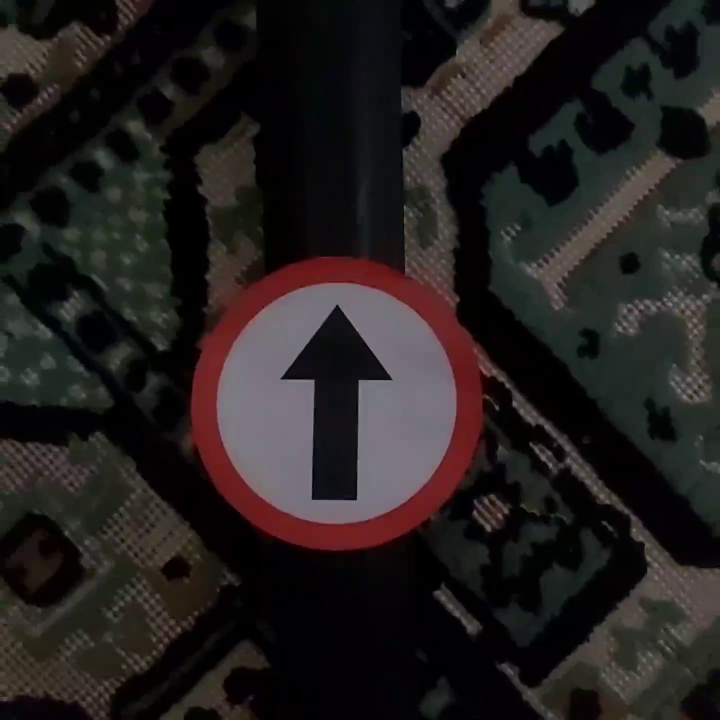
#> input picture frame 8 of Test Video/test1.mp4, 1440 x 1440 px, given in place of turn_left.mp4, which was not available (shown at 1/2 size)
$ python ExtractFrame.py
#> lines starting #> are read from the running program, lines starting #| are printed output that depends on the picture; after the words box and inside, x2 and y2 are one past the last pixel; in counts of white or black regions, pixels touching at a corner belong together; pictures that were not available may be replaced by others from this repository, and a replacement may not be noted
import cv2
import csv
import os

def returnRedness(img):
	yuv = cv2.cvtColor(img,cv2.COLOR_BGR2YUV)
	y, u, v = cv2.split(yuv)
	return v

def threshold(img,T=150):
	_, img = cv2.threshold(img,T,255,cv2.THRESH_BINARY)
	return img

def findContour(img):
	contours, hierarchy = cv2.findContours(img, cv2.RETR_TREE, cv2.CHAIN_APPROX_SIMPLE)
	return contours

def findBiggestContour(contours):
	m = 0
	c = [cv2.contourArea(i) for i in contours]
	return contours[c.index(max(c))]

def boundaryBox(img,contours):
	x, y, w, h = cv2.boundingRect(contours)
	# img = cv2.rectangle(img, (x,y), (x+w,y+h), (0,255,0), 2)
	sign = img[y:(y+h) , x:(x+w)]
	return img, sign

def preprocessingImageToClassifier(image=None,imageSize=28,mu=89.77428691773054,std=70.85156431910688):
	image = cv2.cvtColor(image,cv2.COLOR_RGB2GRAY)
	image = cv2.resize(image,(imageSize,imageSize))
	image = cv2.equalizeHist(image)
	image = image/255
	image = image.reshape(1,imageSize,imageSize,1)
	return image


# Open the video file
cap = cv2.VideoCapture('C:/projects_ai/Traffic-Sign-Recognition/DatasetVideos/turn_left.mp4')

# Check if video opened successfully
if not cap.isOpened():
	print("Error opening video file")

# Specify the directory where the images are saved
image_dir = 'C:/Datasets/ituro_traffic_signs/1/'

# Read until video is completed
frame_count = 0
while(cap.isOpened()):
	# Capture frame-by-frame
	ret, frame = cap.read()
#> frame is the input picture: shape (1440, 1440, 3); mean B, G, R 30.2, 30.9, 35.3
	if ret:
		redness = returnRedness(frame)
#> in returnRedness, `yuv = cv2.cvtColor(img,cv2.COLOR_BGR2YUV)`: yuv: shape (1440, 1440, 3); mean of channels 0, 1, 2 32.1, 127, 130.8
#> in returnRedness, `y, u, v = cv2.split(yuv)`:
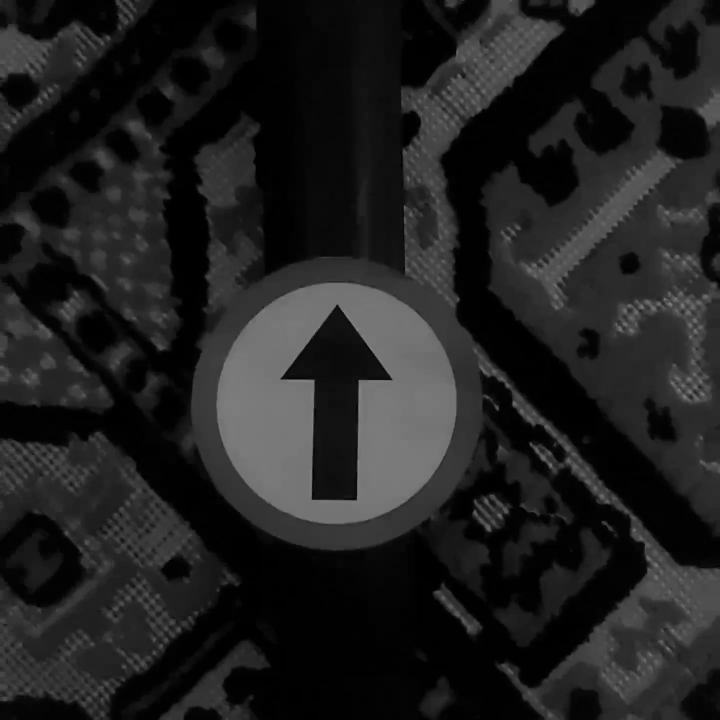
#> y: shape (1440, 1440) (shown at 1/2 size); min 0, max 143, mean 32.1
#> in returnRedness, `y, u, v = cv2.split(yuv)`:
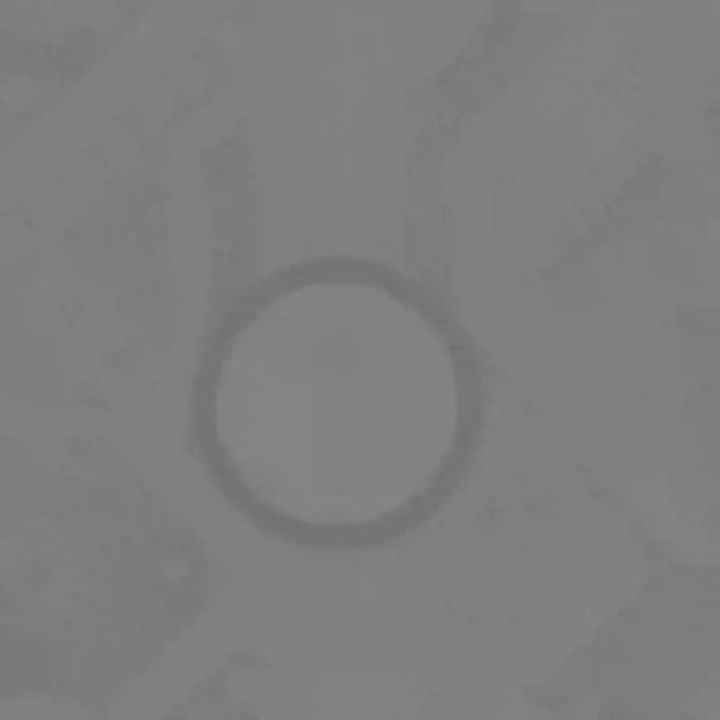
#> u: shape (1440, 1440) (shown at 1/2 size); min 113, max 133, mean 127
#> in returnRedness, `y, u, v = cv2.split(yuv)`:
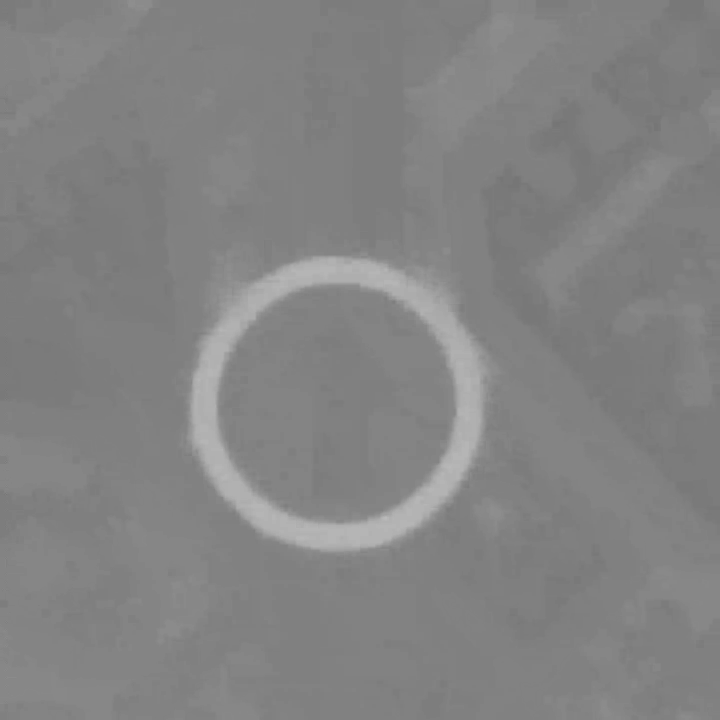
#> v: shape (1440, 1440) (shown at 1/2 size); min 117, max 186, mean 130.8
		thresh = threshold(redness)
#> in threshold, `_, img = cv2.threshold(img,T,255,cv2.THRESH_BINARY)`:
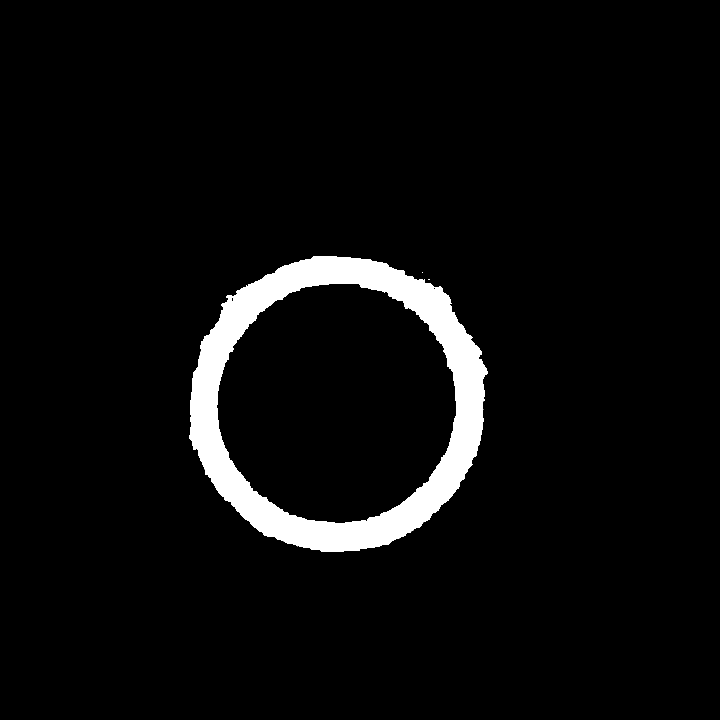
#> img: shape (1440, 1440) (shown at 1/2 size); 4.7% white; 5 white regions (4 under 20 px)
		contours = findContour(thresh)
#> in findContour, `contours, hierarchy = cv2.findContours(img, cv2.RETR_TREE, cv2.CHAIN_A..`: contours = 8 contours, 6 with area under 20; largest, box (x1, y1, x2, y2) and area: (378, 512, 976, 1104) 274827, (433, 567, 913, 1047) 178640
		big = findBiggestContour(contours)
#> in findBiggestContour, `c = [cv2.contourArea(i) for i in contours]`: c = [0, 0, 3, 1, 274827, 19, 7, 178639.5]
#> big = contour of 967 points, box (x1, y1, x2, y2) (378, 512, 976, 1104), area 274827
		if cv2.contourArea(big) > 3000:
			img,sign = boundaryBox(frame,big)
#> in boundaryBox, `x, y, w, h = cv2.boundingRect(contours)`: x = 378; y = 512; w = 598; h = 592
#> in boundaryBox, `sign = img[y:(y+h) , x:(x+w)]`:
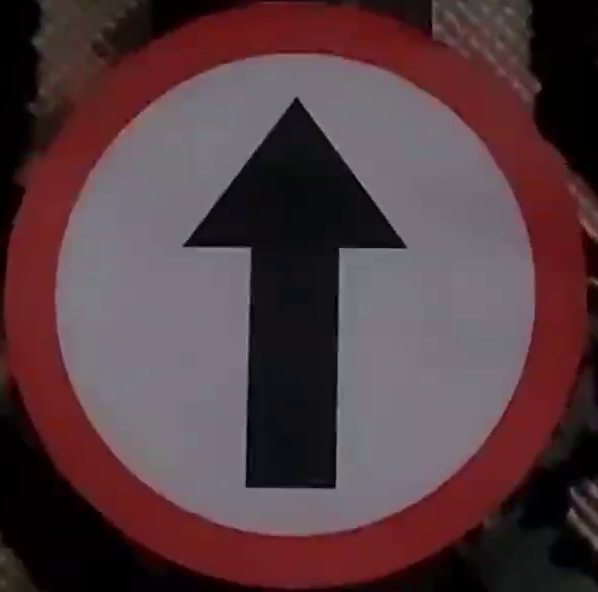
#> sign: shape (592, 598, 3); mean B, G, R 64.4, 59.6, 83.8
			cv2.imwrite(f'{image_dir}frame{frame_count}.png', sign)
			frame_count += 1
	else:
		break

# When everything done, release the video capture object
cap.release()

# Close all the frames
cv2.destroyAllWindows()

# Get a list of all image file names in the directory
image_files = os.listdir(image_dir)

# Open a new CSV file in write mode
with open('image_data.csv', 'w', newline='') as file:
	writer = csv.writer(file)
	# Write the header row
	writer.writerow(["FileName", "Label"])
	# Write a row for each image file
	for image_file in image_files:
		# Use the file name as the label for now
		label = "turn_left"
		writer.writerow([image_file, label])

$ run again, starting later in the video
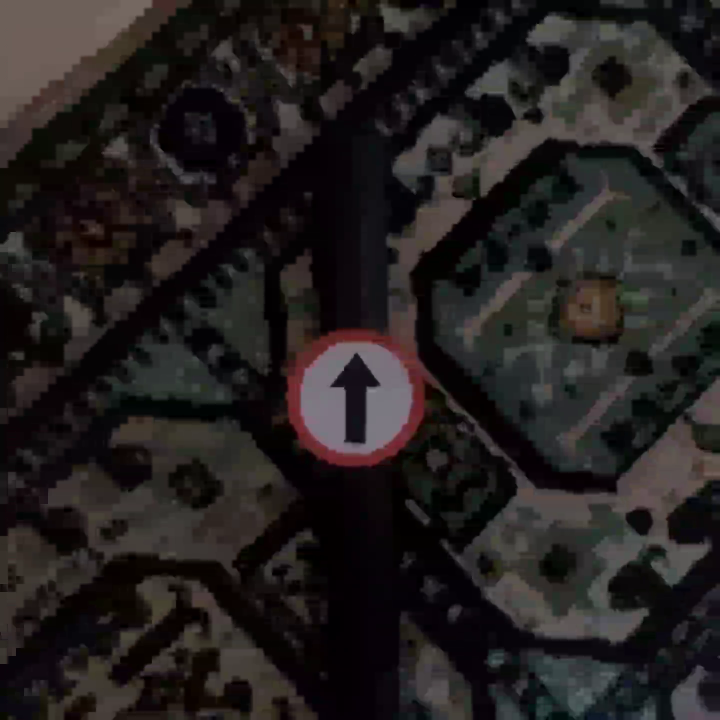
#> input picture frame 67 of Test Video/test1.mp4, 1440 x 1440 px, given in place of turn_left.mp4, which was not available (shown at 1/2 size)
#> frame is the input picture: shape (1440, 1440, 3); mean B, G, R 31.4, 31.8, 35.8
#> yuv: shape (1440, 1440, 3); mean of channels 0, 1, 2 32.9, 127.1, 130.6
#> in threshold, `_, img = cv2.threshold(img,T,255,cv2.THRESH_BINARY)`:
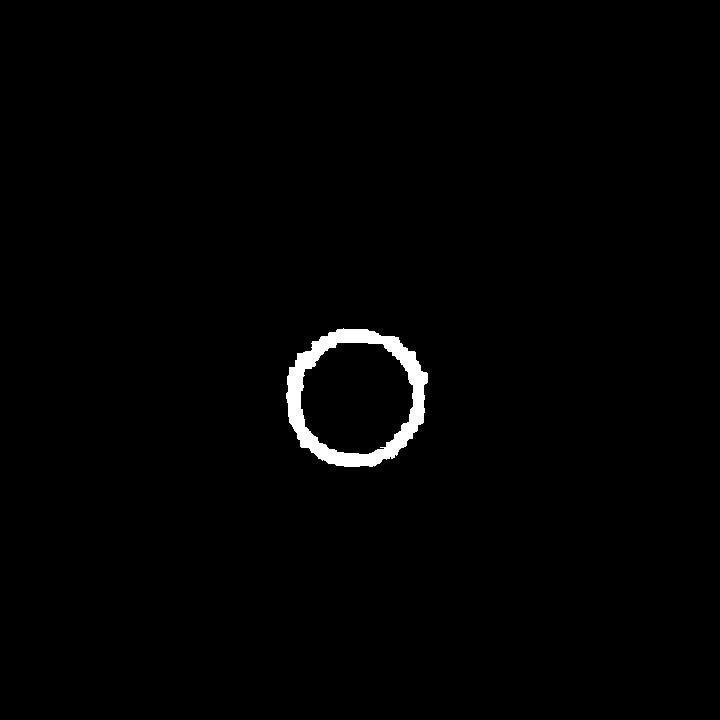
#> img: shape (1440, 1440) (shown at 1/2 size); 1.1% white; 1 white region
#> in findContour, `contours, hierarchy = cv2.findContours(img, cv2.RETR_TREE, cv2.CHAIN_A..`: contours = 2 contours; box (x1, y1, x2, y2) and area: (572, 656, 856, 934) 61241, (601, 685, 827, 909) 39720
#> c = [61241, 39720]
#> big = contour of 354 points, box (x1, y1, x2, y2) (572, 656, 856, 934), area 61241
#> in boundaryBox, `x, y, w, h = cv2.boundingRect(contours)`: x = 572; y = 656; w = 284; h = 278
#> in boundaryBox, `sign = img[y:(y+h) , x:(x+w)]`:
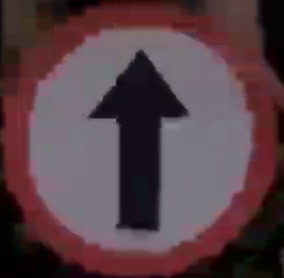
#> sign: shape (278, 284, 3); mean B, G, R 70, 64.2, 87.6
